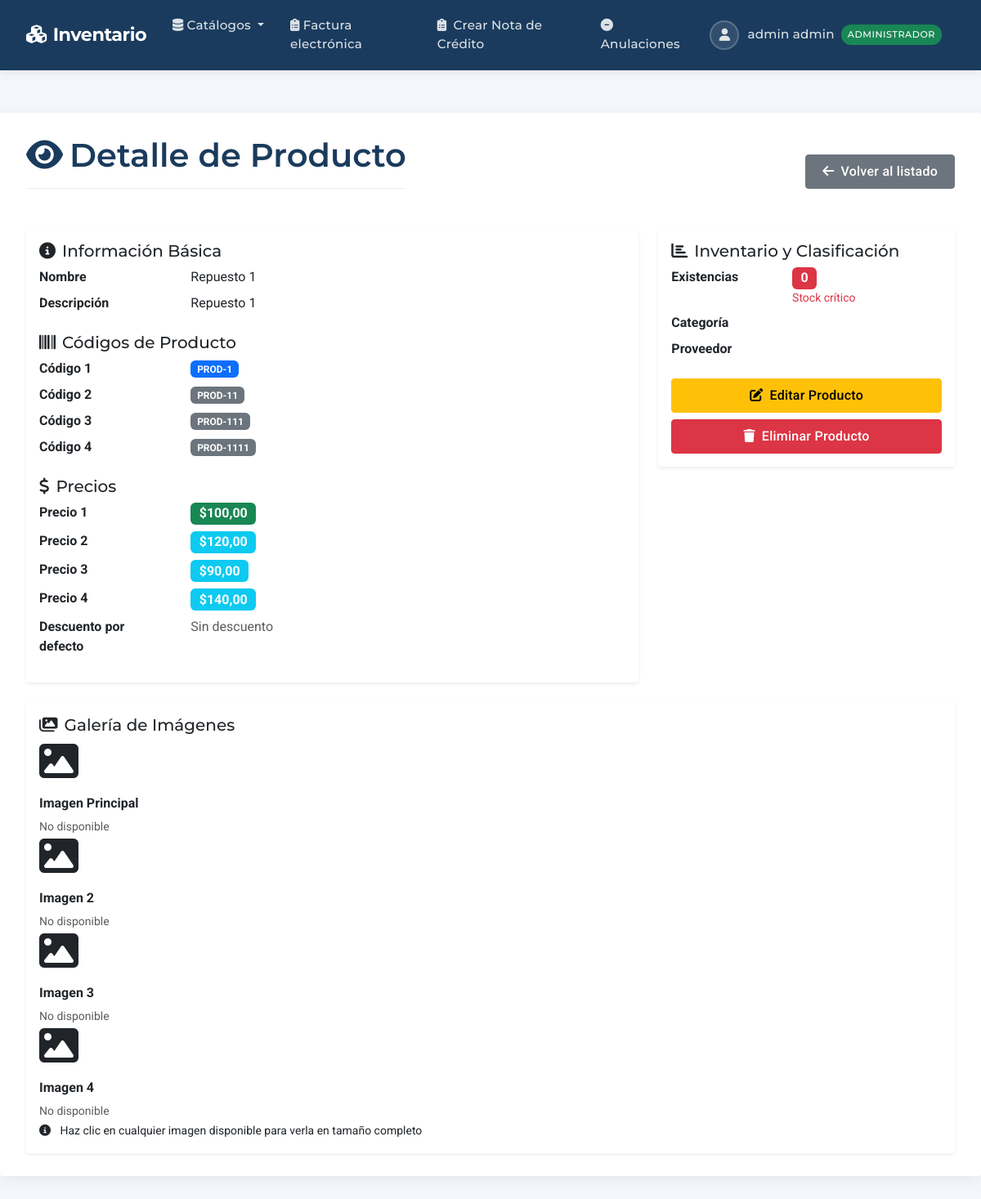
Page /productos/1/ (signed in) on the earlier database version.
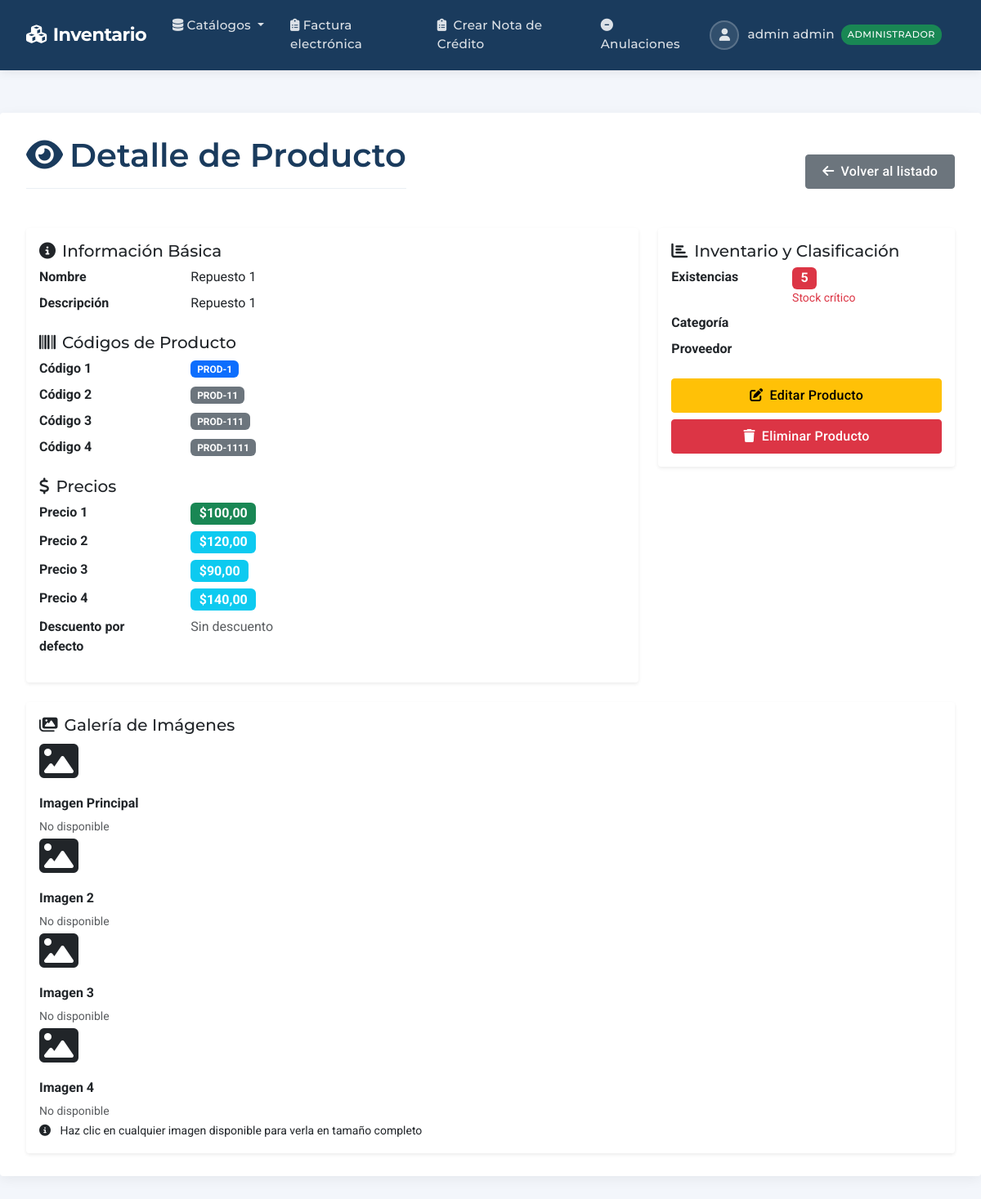
Same page on the later database version.
### productos/models.py (models this page shows, shortened)
class Producto(models.Model):
    nombre = models.CharField("Nombre", max_length=100)
    descripcion = models.TextField("Descripción", blank=True)
    codigo1 = models.CharField("Código 1", max_length=25, unique=True)
    codigo2 = models.CharField("Código 2", max_length=25, blank=True, null=True)
    codigo3 = models.CharField("Código 3", max_length=25, blank=True, null=True)
    codigo4 = models.CharField("Código 4", max_length=25, blank=True, null=True)
    precio1 = models.DecimalField("Precio 1", max_digits=10, decimal_places=2)
    precio2 = models.DecimalField("Precio 2", max_digits=10, decimal_places=2, blank=True, null=True)
    precio3 = models.DecimalField("Precio 3", max_digits=10, decimal_places=2, blank=True, null=True)
    precio4 = models.DecimalField("Precio 4", max_digits=10, decimal_places=2, blank=True, null=True)
    imagen1 = models.ImageField(
        "Imagen 1",
        upload_to=producto_image_path,  # Usar la función personalizada
        null=True,
        blank=True,
        validators=[validate_image_size, validate_image_format]
    )
    imagen2 = models.ImageField(
        "Imagen 2",
        upload_to=producto_image_path,
        null=True,
        blank=True,
        validators=[validate_image_size, validate_image_format]
    )
    imagen3 = models.ImageField(
        "Imagen 3",
        upload_to=producto_image_path,
        null=True,
        blank=True,
        validators=[validate_image_size, validate_image_format]
    )
    imagen4 = models.ImageField(
        "Imagen 4",
        upload_to=producto_image_path,
        null=True,
        blank=True,
        validators=[validate_image_size, validate_image_format]
    )
    DESCUENTOS = [(i, f"{i}%") for i in range(0, 55, 5)]
    descuento_por_defecto = models.PositiveSmallIntegerField(
        "Descuento %", choices=DESCUENTOS, default=0
    )
    existencias = models.PositiveIntegerField("Existencias", default=0)
    categoria = models.ForeignKey(
        "Categoria", on_delete=models.SET_NULL,
        null=True, related_name="productos",
        verbose_name="Categoría"
    )
    proveedor = models.ForeignKey(
        "Proveedor", on_delete=models.SET_NULL,
        null=True, related_name="productos",
        verbose_name="Proveedor"
    )

### productos/views.py (the view)
# urls.py: path('productos/<int:pk>/', ProductoDetailView.as_view(), name='producto_detail'),
class ProductoDetailView(LoginRequiredMixin, AdminRequiredMixin, DetailView):
    model = Producto
    template_name = 'productos/catalogos/producto/detail.html'
    context_object_name = 'producto'

### productos/models.py (called while the page is built)
    def puede_acceder(self):
        return (
            self.is_authenticated and  # Debe estar autenticado
            self.is_active and         # Cuenta activa en Django
            self.activo and           # Campo personalizado activo
            self.rol and              # Debe tener un rol asignado
            self.rol.nombre == 'administrador'  # Solo administradores
        )

### productos/views.py (called while the page is built)
    def test_func(self):
        return (
            self.request.user.is_authenticated and
            self.request.user.puede_acceder()
        )

### productos/templates/productos/catalogos/producto/detail.html (shortened to what the changed rows need)
{% extends 'productos/base.html' %}
{% block content %}
<div class="d-flex justify-content-between align-items-center mb-4">
    <h1 class="page-title">
        <i class="fas fa-eye me-2"></i>Detalle de Producto
    </h1>
</div>
<div class="row">
    <div class="col-lg-8">
        <div class="card shadow-sm">
            <div class="card-body">
                <div class="detail-section">
                    <dl class="row">
                        <dt class="col-sm-3">Nombre</dt>
                        <dd class="col-sm-9">{{ producto.nombre }}</dd>
                        <dt class="col-sm-3">Descripción</dt>
                        <dd class="col-sm-9">
                            {% if producto.descripcion %}
                                {{ producto.descripcion }}
                            {% else %}
                                <em class="text-muted">Sin descripción</em>
                            {% endif %}
                        </dd>
                    </dl>
                </div>
                <div class="detail-section">
                    <dl class="row">
                        <dd class="col-sm-9"><span class="badge bg-primary">{{ producto.codigo1 }}</span></dd>
                        {% if producto.codigo2 %}
                        <dt class="col-sm-3">Código 2</dt>
                        <dd class="col-sm-9"><span class="badge bg-secondary">{{ producto.codigo2 }}</span></dd>
                        {% endif %}
                        {% if producto.codigo3 %}
                        <dt class="col-sm-3">Código 3</dt>
                        <dd class="col-sm-9"><span class="badge bg-secondary">{{ producto.codigo3 }}</span></dd>
                        {% endif %}
                        {% if producto.codigo4 %}
                        <dt class="col-sm-3">Código 4</dt>
                        <dd class="col-sm-9"><span class="badge bg-secondary">{{ producto.codigo4 }}</span></dd>
                        {% endif %}
                    </dl>
                </div>
                <div class="detail-section">
                    <dl class="row">
                        <dd class="col-sm-9"><span class="badge bg-success fs-6">${{ producto.precio1|floatformat:2 }}</span></dd>
                        {% if producto.precio2 is not None %}
                        <dt class="col-sm-3">Precio 2</dt>
                        <dd class="col-sm-9"><span class="badge bg-info fs-6">${{ producto.precio2|floatformat:2 }}</span></dd>
                        {% endif %}
                        {% if producto.precio3 is not None %}
                        <dt class="col-sm-3">Precio 3</dt>
                        <dd class="col-sm-9"><span class="badge bg-info fs-6">${{ producto.precio3|floatformat:2 }}</span></dd>
                        {% endif %}
                        {% if producto.precio4 is not None %}
                        <dt class="col-sm-3">Precio 4</dt>
                        <dd class="col-sm-9"><span class="badge bg-info fs-6">${{ producto.precio4|floatformat:2 }}</span></dd>
                        {% endif %}
                    </dl>
                </div>
            </div>
        </div>
    </div>
    <div class="col-lg-4">
        <div class="card shadow-sm">
            <div class="card-body">
                <div class="detail-section">
                    <dl class="row">
                        <dd class="col-sm-7">
                            {% if producto.existencias <= 5 %}
                                <div class="stock-indicator stock-critical">
                                    <span class="badge bg-danger fs-6">{{ producto.existencias }}</span>
                                    <small class="text-danger d-block">Stock crítico</small>
                                </div>
                            {% elif producto.existencias <= 10 %}
                                <div class="stock-indicator stock-low">
                                    <span class="badge bg-warning text-dark fs-6">{{ producto.existencias }}</span>
                                    <small class="text-warning d-block">Stock bajo</small>
                                </div>
                            {% else %}
                                <div class="stock-indicator stock-good">
                                    <span class="badge bg-success fs-6">{{ producto.existencias }}</span>
                                    <small class="text-success d-block">Stock normal</small>
                                </div>
                            {% endif %}
                        </dd>
                    </dl>
                </div>
            </div>
        </div>
    </div>
</div>
{% endblock %}

Differences in the rows shown:
changed Producto "Repuesto 1": existencias "0" → "5"
